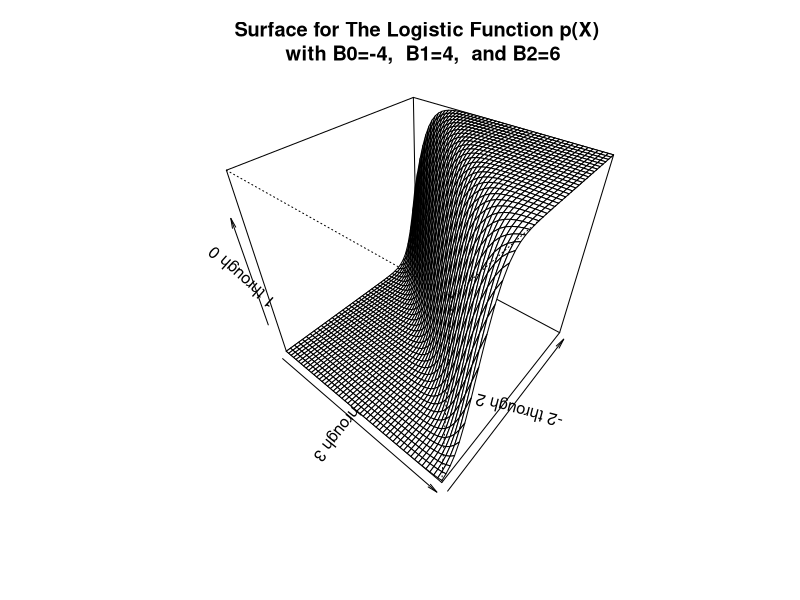

Reproduce this figure in R.
rm(list=ls())
#Set the parameters to particular values
B0=-4
B1=4
B2=6
#Create x-axis and y-axis values
x <- seq(-2, 3, .1)
y <- seq(-2, 2, .1)
#Populate a matric with the values of the logistic function (probabilities) 
#using the parameter and x, y values
z <- matrix(nrow=length(x), ncol=length(y))
for(i in 1:length(x)) {
	for(j in 1:length(y)) {
		z[i, j] <- exp(B0+B1*x[i]+B2*y[j])/(1+exp(B0+B1*x[i]+B2*y[j]))
	}
}
#Draw a perspective plot of the surface defined by the matrix
persp(x,  y,  z,  phi = 40,  theta = 40, 
  xlab = paste(min(x), "through", max(x)), ylab = paste(min(y), "through", max(y)), zlab=paste(round(max(z), 2), "through", round(min(z), 2)), 
  main = paste("Surface for The Logistic Function p(X) \n with B0=", B0, ",  B1=", B1, ",  and B2=", B2, sep=""))
